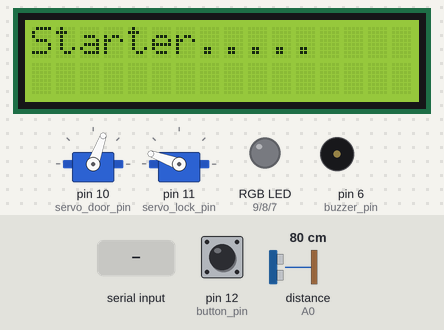
A sketch run on a simulated Arduino Uno, built with avr-gcc and run on an emulated ATmega328P. Shown: 2 × servo, 16×2 character LCD, an RGB LED mixed from three pins (HIGH = lit), buzzer (waves = sounding, pin HIGH). Wiring (inferred from the names in the program): ultrasonic range finder: trigger A1; echo A0. The test bench sets the inputs (shaded band); at power-on: distance to the obstacle (sensor on A0) 80 cm, pin 12 (button_pin) HIGH. The echo pulse lasts 58.3 µs per cm; dim RGB values are drawn brighter than linear; pins used as bus, display or sensor lines are not drawn.

Above: at 0.1 s.
2.3 s: distance to the obstacle (sensor on A0) set to 8 cm
3.8 s: distance to the obstacle (sensor on A0) set to 5 cm
At 8.3 s:
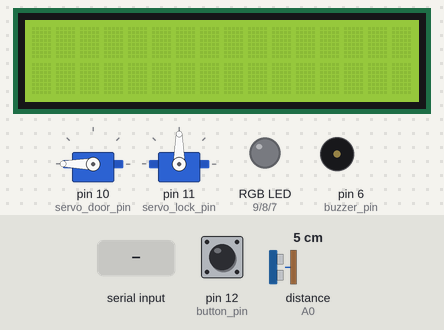
8.6 s: "close_door\n" received over Serial
At 14.4 s:
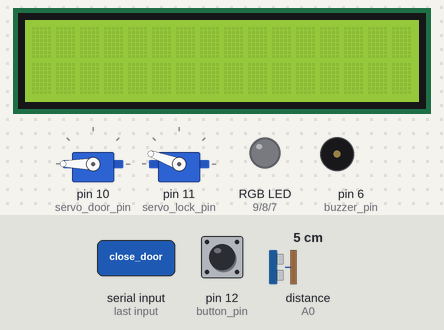
14.6 s: distance to the obstacle (sensor on A0) set to 9 cm
17.6 s: "set_led:90\n" received over Serial
At 20.1 s:
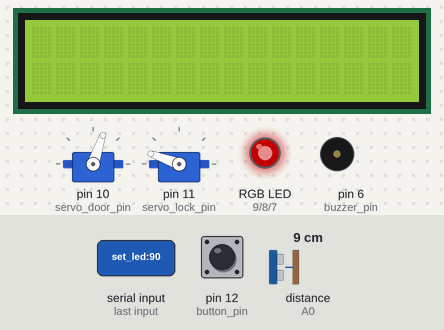
20.4 s: "open_door\n" received over Serial
Timing chart, 0 to 23.8 s (numbered marks = the images above; inputs shaded):
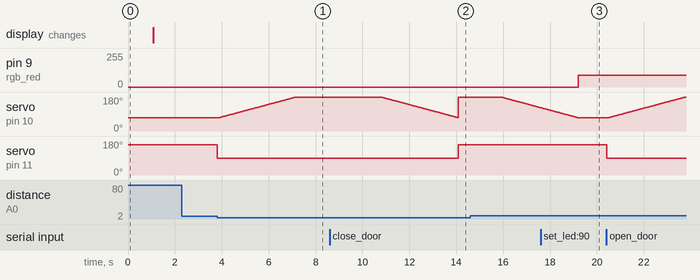

The sketch:

prosjekt_arduino.ino
```cpp
 #include <LiquidCrystal.h>
#include <Servo.h>
#include <Wire.h>

#define echo A0
#define trig A1
#define servo_door_pin 10
#define servo_lock_pin 11
#define rgb_red 9
#define rgb_green 8
#define rgb_blue 7
#define buzzer_pin 6
#define button_pin 12
#define lcd_rs A4
#define lcd_e A5
#define lcd_d4 2
#define lcd_d5 3
#define lcd_d6 4
#define lcd_d7 5

#define servo_open 240
#define servo_close 70

LiquidCrystal lcd(lcd_rs,lcd_e,lcd_d4,lcd_d5,lcd_d6,lcd_d7); //create the lcd object

Servo servo_door; //create the servo object
Servo servo_lock;

//globale variables
unsigned long LastTime_button_changed = millis();
unsigned long debounce_delay = 50;
byte previous_button_state;
long Duration;
int distance;

void servo_init(){

  servo_door.attach(servo_door_pin);
  servo_door.write(servo_close); //set by default on close position
  servo_lock.attach(servo_lock_pin);
  servo_lock.write(160);

  }

void serial_init(){

  Serial.begin(9600);
  while(!Serial){}
  while(Serial.available()>0){ //clear input_buffer
  Serial.read();
  }
  }

void lcd_init(){

  lcd.begin(16,2);
  lcd.print("Starter.....");
  delay(1000);
  lcd.clear();

  }

void setup() {
  servo_init();
  serial_init();
  lcd_init();
  pinMode(trig,OUTPUT);
  pinMode(echo,INPUT);

  pinMode(button_pin,INPUT);
  pinMode(buzzer_pin,OUTPUT);
  pinMode(rgb_red,OUTPUT);
  pinMode(rgb_green,OUTPUT);
  pinMode(rgb_blue,OUTPUT);


  previous_button_state = digitalRead(button_pin);


}

void loop() {
  //debouncing
  digitalWrite(trig, LOW);
  delayMicroseconds(2);
  digitalWrite(trig, HIGH);
  delayMicroseconds(10);
  digitalWrite(trig, LOW);
  Duration = pulseIn(echo, HIGH);
  distance = Duration * 0.034/2;
  unsigned long time_now = millis();
  if(time_now - LastTime_button_changed >= debounce_delay){ //if we have spent enough time since the button has changed for the last time
    byte button_state = digitalRead(button_pin);
    if (distance<= 5){
    LastTime_button_changed= time_now;
    servo_lock.write(90);
    delay(50);
    for(int i= servo_close ; i< servo_open ; i++){
      servo_door.write(i);
      delay(30);
    }
    delay(5);
    for(int i= servo_open ; i>servo_close ; i--){
      servo_door.write(i);
      delay(30);
      }
    servo_lock.write(160);
  }


    if(previous_button_state != button_state){ //button is pressed or released
      LastTime_button_changed = time_now;
      previous_button_state = button_state;
      if(button_state == HIGH){ //is pressed
        Serial.println("Ringer"); //send a message to serial
      }
    }
  }
 if(Serial.available()>0){ //check if we have recieved something from serial port
  String cmd = Serial.readStringUntil('\n'); //read the whole message
  //process the command from rpi
  if( cmd== "open_door" ){
    servo_lock.write(90);
    delay(50);
    for(int i= servo_close ; i< servo_open ; i++){
      servo_door.write(i);
      delay(30);

      }

    }
  else if (cmd== "close_door"){
    for(int i= servo_open ; i>servo_close ; i--){
      servo_door.write(i);
      delay(30);
      }

    servo_lock.write(160);

     //servo_door.write(servo_close);
    }
  else if(cmd.startsWith("print_text:")){
    cmd.remove(0,11);
    String line1 = cmd.substring(0,16);
    String line2 = cmd.substring(16);
    lcd.clear();
    lcd.setCursor(2,2);
    lcd.print(line1);
    lcd.setCursor(2,3);
    lcd.print(line2);
    }
   else if(cmd.startsWith("play_buzzer:")){

    cmd.remove(0,12);
    int comaindex = cmd.indexOf(','); //find the place of coma to define freq and
    int freq = cmd.substring(0, comaindex).toInt(); // converting of string to int and put it into the freq
    int duration = cmd.substring(comaindex + 1).toInt();
      tone(buzzer_pin, freq, duration);
    }
    else if(cmd.startsWith("someone_is_waiting.")){

    cmd.remove(0,19);

    Serial.println("Ringer");
    }
    else if(cmd.startsWith("set_led:")){
    cmd.remove(0,8);
    //000, 000, 000
    int red = cmd.substring(0,3).toInt();
    int green = cmd.substring(4,7).toInt();
    int blue = cmd.substring(8).toInt();
    analogWrite(rgb_red,red);
    analogWrite(rgb_blue,blue);
    analogWrite(rgb_green,green);
    }
  else {
     while(Serial.available()>0){ //clear input_buffer
  Serial.read();
  }

    }

  }
}
```

Measured:
- the behaviour switches between 7 and 6 cm on distance to the obstacle (sensor on A0) (found by bisection; images 0 and 1)
- after the input at 2.3 s, every drawn part: stays the same
- after the input at 3.8 s, servo on pin 10 (servo_door_pin): moves from 70° to 180° over 3.3 s, starting after 0.08 s; servo on pin 11 (servo_lock_pin): 160° → 90° at once
- after the input at 8.6 s, servo on pin 11 (servo_lock_pin): 90° → 160° after 5.5 s
- after the input at 17.6 s, pin 9 (rgb_red): 0/255 → 90/255 after 1.6 s
- after the input at 20.4 s, servo on pin 11 (servo_lock_pin): 160° → 90° at once
